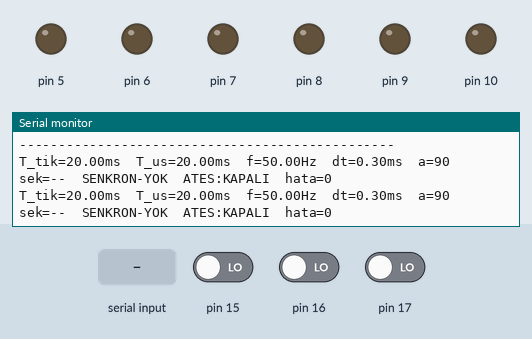
Bench run of a sketch on a simulated Arduino Uno, built with avr-gcc and run on an emulated ATmega328P. On the bench: output pins drawn as LEDs (lit = HIGH), the last lines printed to the serial monitor. Inputs (shaded band) come from the test bench; at power-on: pin 15 LOW, pin 16 LOW, pin 17 LOW.

Above: at 1.5 s.
1.6 s: "90,45\n" received over Serial
At 2.2 s:
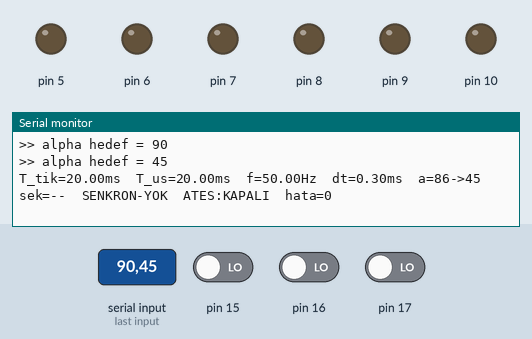
3.1 s: "0\n" received over Serial
At 3.26 s:
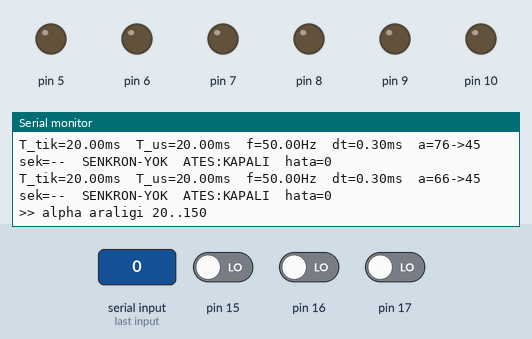
4.6 s: "e90\n" received over Serial
At 5.2 s:
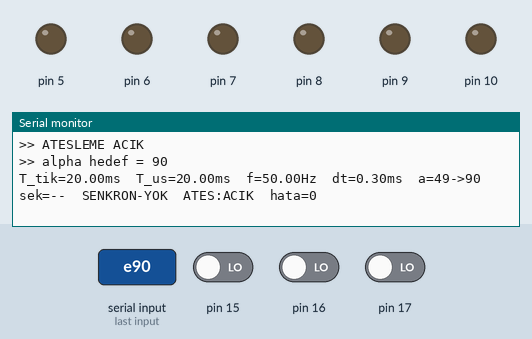
Timing chart, 0 to 7.6 s (numbered marks = the images above; inputs shaded):
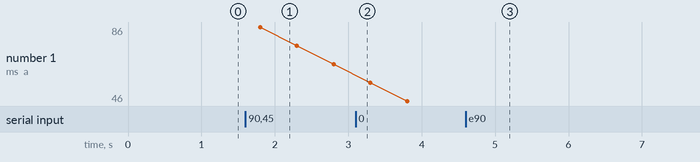

Measured:
- after the input at 1.6 s, the serial monitor: prints a new line at once (image 1)
- after the input at 3.1 s, the serial monitor: prints a new line at once (image 2)
- after the input at 4.6 s, the serial monitor: prints a new line at once (image 3)

The sketch:

motor_test.ino
```cpp
/* ===================================================================
   B6 TAM KONTROLLU DOGRULTUCU  —  ATESLEME KONTROLCUSU  (v2)

   DEGISIKLIKLER (v1'e gore)
     - 32 bit bolmeler PCINT kesmesinden cikarildi -> tik kaybi giderildi
     - periyot ayrica micros() ile olculup capraz kontrol ediliyor
     - alpha rampasi eklendi: komut ani degil, 20 derece/saniye ile degisir

   GIRIS  : ZCD_R=A1(PC1)  ZCD_S=A2(PC2)  ZCD_T=A3(PC3)   -> PCINT1
   CIKIS  : T1=D5 T2=D6 T3=D7 T4=D8 T5=D9 T6=D10          -> Timer1

   SEKTOR KODU (R<<2 | S<<1 | T)
       010 -> S1 -> T1 R+        101 -> S4 -> T4 R-
       011 -> S2 -> T2 T-        100 -> S5 -> T5 T+
       001 -> S3 -> T3 S+        110 -> S6 -> T6 S-
       000 / 111 = GECERSIZ -> senkron sifirlanir, atesleme kilitlenir

   GUVENLIK
       - acilista ATESLEME KAPALI, alpha = 90 (V_dc = 0)
       - 12 gecerli kenar gormeden atesleme baslamaz
       - gecersiz kod / yanlis sira / anormal aralik -> disarm
       - 25 ms kenar gelmezse -> tum cikislar LOW
       - alpha rampali degisir, sicrama yok

   KOMUT (Seri Monitor 115200, satir sonu = New Line)
       <sayi>   alpha hedefi (20..150 derece)
       e        ATESLEME AC
       d        ATESLEME KAPAT
   =================================================================== */

#define TICK_US        50                   // Timer1 tik suresi
#define T_NOM          (20000/TICK_US)      // 400 tik = 20 ms

const uint16_t PULSE_DEG   = 70;    // gate darbe genisligi (60+ = kesisme)
const uint16_t ALPHA_MIN   = 20;
const uint16_t ALPHA_MAX   = 150;
const uint16_t SYNC_NEEDED = 12;    // kac gecerli kenar sonra senkron
const uint16_t LOST_TICKS  = 500;   // 25 ms kenar yoksa ariza
const uint16_t RAMP_TICKS  = 1000;  // 50 ms'de 1 derece -> 20 der/sn

/* ---------------- global ---------------- */
volatile uint16_t g_tick = 0;
volatile uint16_t g_on[6], g_off[6];
volatile bool     g_armed[6] = {0,0,0,0,0,0};
volatile bool     g_fire  = false;

volatile uint8_t  g_state = 0xFF;
volatile int8_t   g_sec   = -1;
volatile uint16_t g_lastEdge = 0;
volatile uint16_t g_period  = T_NOM;   // tik
volatile int16_t  g_dcorr   = 6;       // olu bant duzeltmesi, tik
volatile uint16_t g_sync    = 0;
volatile uint16_t g_fault   = 0;
volatile uint16_t g_ivS = 55, g_ivL = 79;

volatile uint16_t g_alpha = 90;        // aktif alpha (rampali)
volatile uint16_t g_dly   = 0;         // atesleme gecikmesi, tik
volatile uint16_t g_wid   = 0;         // darbe genisligi, tik

volatile uint32_t g_usS1 = 0;          // micros() capraz kontrol
volatile uint16_t g_Tus  = 20000;      // periyot, us

uint16_t g_alphaTarget = 90;           // seri komutla ayarlanan hedef

const char* SNAME[6] = { "T1 R+","T2 T-","T3 S+","T4 R-","T5 T+","T6 S-" };

/* ---------------- yardimci ---------------- */
int8_t decode(uint8_t c){
  switch(c){
    case 0b010: return 0;   case 0b011: return 1;   case 0b001: return 2;
    case 0b101: return 3;   case 0b100: return 4;   case 0b110: return 5;
    default   : return -1;
  }
}

void disarmAll(){ for (uint8_t i=0;i<6;i++) g_armed[i] = false; }

/* ---------------- Timer1: 50 us tik + cikis surucusu ---------------- */
ISR(TIMER1_COMPA_vect){
  g_tick++;
  uint8_t m = 0;
  if (g_fire){
    for (uint8_t i=0;i<6;i++)
      if (g_armed[i] &&
          (int16_t)(g_tick - g_on [i]) >= 0 &&
          (int16_t)(g_tick - g_off[i]) <  0) m |= (1<<i);
  }
  PORTD = (PORTD & ~0xE0) | ((m & 0x07) << 5);   // D5,D6,D7
  PORTB = (PORTB & ~0x07) | ((m >> 3) & 0x07);   // D8,D9,D10
}

/* ---------------- PCINT1: ZCD kenarlari (bolme YOK) ---------------- */
ISR(PCINT1_vect){
  uint8_t p  = PINC;
  uint8_t st = (((p>>1)&1)<<2) | (((p>>2)&1)<<1) | ((p>>3)&1);
  if (st == g_state) return;

  uint8_t  old = g_state;
  uint16_t now = g_tick;
  g_state = st;

  int8_t s = decode(st);
  if (s < 0){                                   // gecersiz kod
    g_sync = 0; g_fault++; g_sec = -1; disarmAll(); return;
  }

  if (g_sec >= 0){
    if (s != (g_sec + 1) % 6){                  // sira bozuk
      g_sync = 0; g_fault++; disarmAll();
      g_sec = s; g_lastEdge = now; return;
    }
    uint16_t iv = now - g_lastEdge;
    if (iv < 30 || iv > 110){                   // anormal aralik
      g_sync = 0; g_fault++; disarmAll();
    } else {
      if (iv < 67) g_ivS = (g_ivS*3 + iv) >> 2; // kisa aralik  60-2*teta
      else         g_ivL = (g_ivL*3 + iv) >> 2; // uzun aralik  60+2*teta
      g_period = (g_ivS + g_ivL) * 3;           // 3x(kisa+uzun) = 360 derece
      g_dcorr  = ((int16_t)g_ivL - (int16_t)g_ivS) >> 2;
      if (g_sync < SYNC_NEEDED) g_sync++;
    }
  }
  g_sec = s;
  g_lastEdge = now;

  // --- periyodu micros() ile de olc (capraz kontrol, S1'den S1'e) ---
  if (s == 0){
    uint32_t u = micros();
    uint32_t d = u - g_usS1;
    if (g_usS1 && d > 15000UL && d < 25000UL) g_Tus = (uint16_t)d;
    g_usS1 = u;
  }

  // --- gercek sifir gecisi: dusen kenar -dt, yukselen kenar +dt ---
  uint8_t  chg = old ^ st;
  bool     falling = (old & chg) != 0;
  uint16_t t0 = falling ? (now - g_dcorr) : (now + g_dcorr);

  if (g_sync >= SYNC_NEEDED){
    g_on [s] = t0 + g_dly;                      // hazir degerler, bolme yok
    g_off[s] = t0 + g_dly + g_wid;
    g_armed[s] = true;
  } else disarmAll();
}

/* ---------------- kurulum ---------------- */
void setup(){
  DDRD |=  0xE0;  PORTD &= ~0xE0;      // D5,D6,D7 cikis, LOW
  DDRB |=  0x07;  PORTB &= ~0x07;      // D8,D9,D10 cikis, LOW
  DDRC &= ~0x0E;  PORTC &= ~0x0E;      // A1,A2,A3 giris, dahili pull-up KAPALI

  Serial.begin(115200);
  delay(300);

  cli();
  TCCR1A = 0;
  TCCR1B = (1<<WGM12) | (1<<CS11);     // CTC, bolucu 8 -> 2 MHz
  OCR1A  = (TICK_US * 2) - 1;          // 50 us
  TIMSK1 = (1<<OCIE1A);
  PCICR  |= (1<<PCIE1);
  PCMSK1 |= (1<<PCINT9)|(1<<PCINT10)|(1<<PCINT11);
  sei();

  Serial.println();
  Serial.println(F("================================================"));
  Serial.println(F("   B6 ATESLEME KONTROLCUSU  v2"));
  Serial.println(F("================================================"));
  Serial.println(F(" komut : <sayi>=alpha(20..150)  e=ates AC  d=ates KAPAT"));
  Serial.println(F(" acilis: alpha=90   ATESLEME KAPALI"));
  Serial.println(F(" alpha rampali degisir (20 derece/sn)"));
  Serial.println(F("------------------------------------------------"));
}

/* ---------------- seri komut ---------------- */
void handleSerial(){
  static uint16_t n = 0; static bool has = false;
  while (Serial.available()){
    char c = Serial.read();
    if (c >= '0' && c <= '9'){ n = n*10 + (c-'0'); has = true; }
    else {
      if (has){
        if (n >= ALPHA_MIN && n <= ALPHA_MAX){
          g_alphaTarget = n;
          Serial.print(F(">> alpha hedef = ")); Serial.println(n);
        } else Serial.println(F(">> alpha araligi 20..150"));
        n = 0; has = false;
      }
      if (c == 'e'){ g_fire = true;  Serial.println(F(">> ATESLEME ACIK")); }
      if (c == 'd'){ g_fire = false; Serial.println(F(">> ATESLEME KAPALI")); }
    }
  }
}

/* ---------------- alpha rampasi + gecikme hesabi ---------------- */
void updateTiming(uint16_t tk){
  static uint16_t lastRamp = 0;

  // rampali alpha: 50 ms'de 1 derece
  if ((uint16_t)(tk - lastRamp) >= RAMP_TICKS){
    lastRamp = tk;
    uint16_t a; cli(); a = g_alpha; sei();
    if      (a < g_alphaTarget) a++;
    else if (a > g_alphaTarget) a--;
    cli(); g_alpha = a; sei();
  }

  // bolmeler burada, kesme disinda
  uint16_t per, alp;
  cli(); per = g_period; alp = g_alpha; sei();
  uint16_t d = ((uint32_t)(30 + alp) * per) / 360UL;
  uint16_t w = ((uint32_t) PULSE_DEG * per) / 360UL;
  cli(); g_dly = d; g_wid = w; sei();
}

/* ---------------- ana dongu ---------------- */
void loop(){
  handleSerial();

  uint16_t tk, le;
  cli(); tk = g_tick; le = g_lastEdge; sei();

  updateTiming(tk);

  // kenar kaybi bekcisi
  if ((uint16_t)(tk - le) > LOST_TICKS){
    cli();
    g_sync = 0; g_sec = -1; g_state = 0xFF; disarmAll();
    sei();
  }

  // ~500 ms'de bir rapor
  static uint16_t last = 0;
  if ((uint16_t)(tk - last) >= 10000){
    last = tk;

    uint16_t per, syn, flt, alp, tus; int16_t dc; int8_t sec;
    cli();
      per = g_period; syn = g_sync; flt = g_fault; dc = g_dcorr;
      sec = g_sec;    alp = g_alpha; tus = g_Tus;
    sei();

    float Ttick = per * TICK_US / 1000.0f;      // tik sayacindan
    float Tus   = tus / 1000.0f;                // micros()'tan

    Serial.print(F("T_tik="));  Serial.print(Ttick, 2);
    Serial.print(F("ms  T_us=")); Serial.print(Tus, 2);
    Serial.print(F("ms  f="));    Serial.print(1000.0f / Tus, 2);
    Serial.print(F("Hz  dt="));   Serial.print(dc * TICK_US / 1000.0f, 2);
    Serial.print(F("ms  a="));    Serial.print(alp);
    if (alp != g_alphaTarget){ Serial.print(F("->")); Serial.print(g_alphaTarget); }
    Serial.print(F("  sek="));
    if (sec >= 0){ Serial.print('S'); Serial.print(sec+1); Serial.print(' '); Serial.print(SNAME[sec]); }
    else Serial.print(F("--"));
    Serial.print(syn >= SYNC_NEEDED ? F("  SENKRON") : F("  SENKRON-YOK"));
    Serial.print(g_fire ? F("  ATES:ACIK") : F("  ATES:KAPALI"));
    Serial.print(F("  hata=")); Serial.println(flt);
  }
}
```
